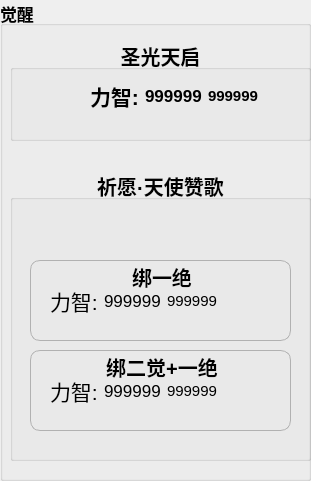
   <widget class="QGroupBox" name="groupBox_3">
    <property name="geometry">
     <rect>
      <x>800</x>
      <y>70</y>
      <width>311</width>
      <height>481</height>
     </rect>
    </property>
    <property name="font">
     <font>
      <pointsize>13</pointsize>
      <weight>75</weight>
      <bold>true</bold>
     </font>
    </property>
    <property name="title">
     <string>觉醒</string>
    </property>
    <property name="flat">
     <bool>true</bool>
    </property>
    <widget class="QGroupBox" name="yijue">
     <property name="geometry">
      <rect>
       <x>10</x>
       <y>40</y>
       <width>301</width>
       <height>101</height>
      </rect>
     </property>
     <property name="font">
      <font>
       <pointsize>15</pointsize>
      </font>
     </property>
     <property name="title">
      <string>圣光天启</string>
     </property>
     <property name="alignment">
      <set>Qt::AlignHCenter|Qt::AlignTop</set>
     </property>
     <property name="flat">
      <bool>false</bool>
     </property>
     <property name="checkable">
      <bool>false</bool>
     </property>
     <property name="checked">
      <bool>false</bool>
     </property>
     <widget class="QLabel" name="yijue_icon">
      <property name="geometry">
       <rect>
        <x>20</x>
        <y>30</y>
        <width>50</width>
        <height>50</height>
       </rect>
      </property>
      <property name="text">
       <string/>
      </property>
      <property name="pixmap">
       <pixmap resource="images.qrc">:/png/23.PNG</pixmap>
      </property>
      <property name="scaledContents">
       <bool>true</bool>
      </property>
     </widget>
     <widget class="QWidget" name="layoutWidget">
      <property name="geometry">
       <rect>
        <x>70</x>
        <y>30</y>
        <width>231</width>
        <height>51</height>
       </rect>
      </property>
      <layout class="QHBoxLayout" name="horizontalLayout_30">
       <property name="leftMargin">
        <number>10</number>
       </property>
       <item>
        <widget class="QLabel" name="label_49">
         <property name="font">
          <font>
           <pointsize>16</pointsize>
          </font>
         </property>
         <property name="text">
          <string>力智:</string>
         </property>
        </widget>
       </item>
       <item>
        <widget class="QLabel" name="yijue_lz">
         <property name="font">
          <font>
           <pointsize>13</pointsize>
          </font>
         </property>
         <property name="text">
          <string>999999</string>
         </property>
        </widget>
       </item>
       <item>
        <widget class="QLabel" name="yijue_cj">
         <property name="font">
          <font>
           <pointsize>11</pointsize>
          </font>
         </property>
         <property name="text">
          <string>999999</string>
         </property>
        </widget>
       </item>
       <item>
        <spacer name="horizontalSpacer_23">
         <property name="orientation">
          <enum>Qt::Horizontal</enum>
         </property>
         <property name="sizeHint" stdset="0">
          <size>
           <width>40</width>
           <height>20</height>
          </size>
         </property>
        </spacer>
       </item>
      </layout>
     </widget>
    </widget>
    <widget class="QGroupBox" name="sanjue">
     <property name="geometry">
      <rect>
       <x>10</x>
       <y>170</y>
       <width>301</width>
       <height>291</height>
      </rect>
     </property>
     <property name="font">
      <font>
       <pointsize>15</pointsize>
      </font>
     </property>
     <property name="styleSheet">
      <string notr="true">QGroupBox{
}</string>
     </property>
     <property name="title">
      <string>祈愿·天使赞歌</string>
     </property>
     <property name="alignment">
      <set>Qt::AlignHCenter|Qt::AlignTop</set>
     </property>
     <property name="flat">
      <bool>false</bool>
     </property>
     <widget class="QLabel" name="sanjue_icon">
      <property name="geometry">
       <rect>
        <x>120</x>
        <y>30</y>
        <width>51</width>
        <height>51</height>
       </rect>
      </property>
      <property name="text">
       <string/>
      </property>
      <property name="pixmap">
       <pixmap resource="images.qrc">:/png/350.PNG</pixmap>
      </property>
      <property name="scaledContents">
       <bool>true</bool>
      </property>
     </widget>
     <widget class="QGroupBox" name="groupBox_2">
      <property name="geometry">
       <rect>
        <x>20</x>
        <y>90</y>
        <width>261</width>
        <height>81</height>
       </rect>
      </property>
      <property name="styleSheet">
       <string notr="true">QGroupBox{
	border:1px solid rgb(177, 177, 177);
	border-radius:10px;
}</string>
      </property>
      <property name="title">
       <string>绑一绝</string>
      </property>
      <property name="alignment">
       <set>Qt::AlignHCenter|Qt::AlignTop</set>
      </property>
      <property name="flat">
       <bool>false</bool>
      </property>
      <widget class="QWidget" name="layoutWidget_31">
       <property name="geometry">
        <rect>
         <x>0</x>
         <y>0</y>
         <width>261</width>
         <height>81</height>
        </rect>
       </property>
       <layout class="QHBoxLayout" name="horizontalLayout_31">
        <property name="leftMargin">
         <number>20</number>
        </property>
        <item>
         <widget class="QLabel" name="label_52">
          <property name="font">
           <font>
            <pointsize>16</pointsize>
           </font>
          </property>
          <property name="text">
           <string>力智:</string>
          </property>
         </widget>
        </item>
        <item>
         <widget class="QLabel" name="sanjue_lz_1">
          <property name="font">
           <font>
            <pointsize>13</pointsize>
           </font>
          </property>
          <property name="text">
           <string>999999</string>
          </property>
         </widget>
        </item>
        <item>
         <widget class="QLabel" name="sanjue_lz_1_cj">
          <property name="font">
           <font>
            <pointsize>11</pointsize>
           </font>
          </property>
          <property name="text">
           <string>999999</string>
          </property>
         </widget>
        </item>
        <item>
         <spacer name="horizontalSpacer_26">
          <property name="orientation">
           <enum>Qt::Horizontal</enum>
          </property>
          <property name="sizeHint" stdset="0">
           <size>
            <width>40</width>
            <height>20</height>
           </size>
          </property>
         </spacer>
        </item>
       </layout>
      </widget>
     </widget>
     <widget class="QGroupBox" name="groupBox_15">
      <property name="geometry">
       <rect>
        <x>20</x>
        <y>180</y>
        <width>261</width>
        <height>81</height>
       </rect>
      </property>
      <property name="styleSheet">
       <string notr="true">QGroupBox{
	border:1px solid rgb(177, 177, 177);
	border-radius:10px;
}</string>
      </property>
      <property name="title">
       <string>绑二觉+一绝</string>
      </property>
      <property name="alignment">
       <set>Qt::AlignHCenter|Qt::AlignTop</set>
      </property>
      <property name="flat">
       <bool>false</bool>
      </property>
      <widget class="QWidget" name="layoutWidget_33">
       <property name="geometry">
        <rect>
         <x>0</x>
         <y>0</y>
         <width>261</width>
         <height>81</height>
        </rect>
       </property>
       <layout class="QHBoxLayout" name="horizontalLayout_33">
        <property name="leftMargin">
         <number>20</number>
        </property>
        <item>
         <widget class="QLabel" name="label_60">
          <property name="font">
           <font>
            <pointsize>16</pointsize>
           </font>
          </property>
          <property name="text">
           <string>力智:</string>
          </property>
         </widget>
        </item>
        <item>
         <widget class="QLabel" name="sanjue_lz_2">
          <property name="font">
           <font>
            <pointsize>13</pointsize>
           </font>
          </property>
          <property name="text">
           <string>999999</string>
          </property>
         </widget>
        </item>
        <item>
         <widget class="QLabel" name="sanjue_lz_2_cj">
          <property name="font">
           <font>
            <pointsize>11</pointsize>
           </font>
          </property>
          <property name="text">
           <string>999999</string>
          </property>
         </widget>
        </item>
        <item>
         <spacer name="horizontalSpacer_28">
          <property name="orientation">
           <enum>Qt::Horizontal</enum>
          </property>
          <property name="sizeHint" stdset="0">
           <size>
            <width>40</width>
            <height>20</height>
           </size>
          </property>
         </spacer>
        </item>
       </layout>
      </widget>
     </widget>
    </widget>
   </widget>
